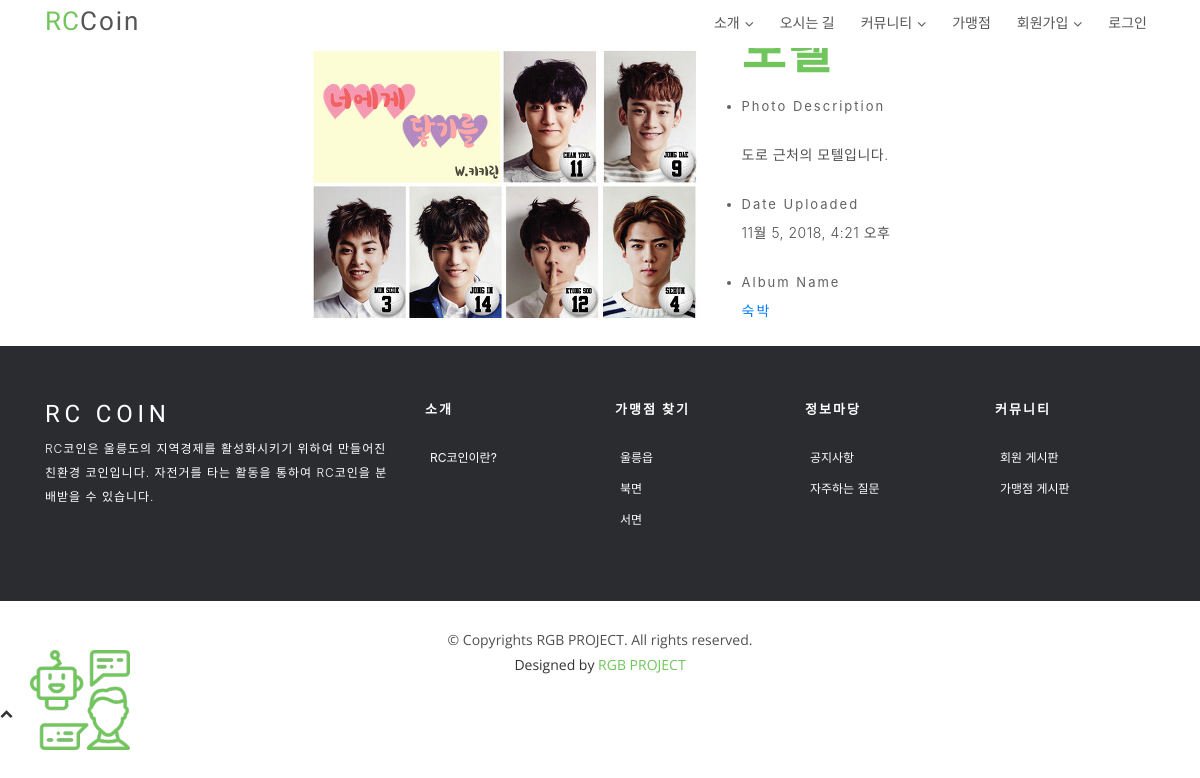
The app's page /photo/photo/11/, older data.
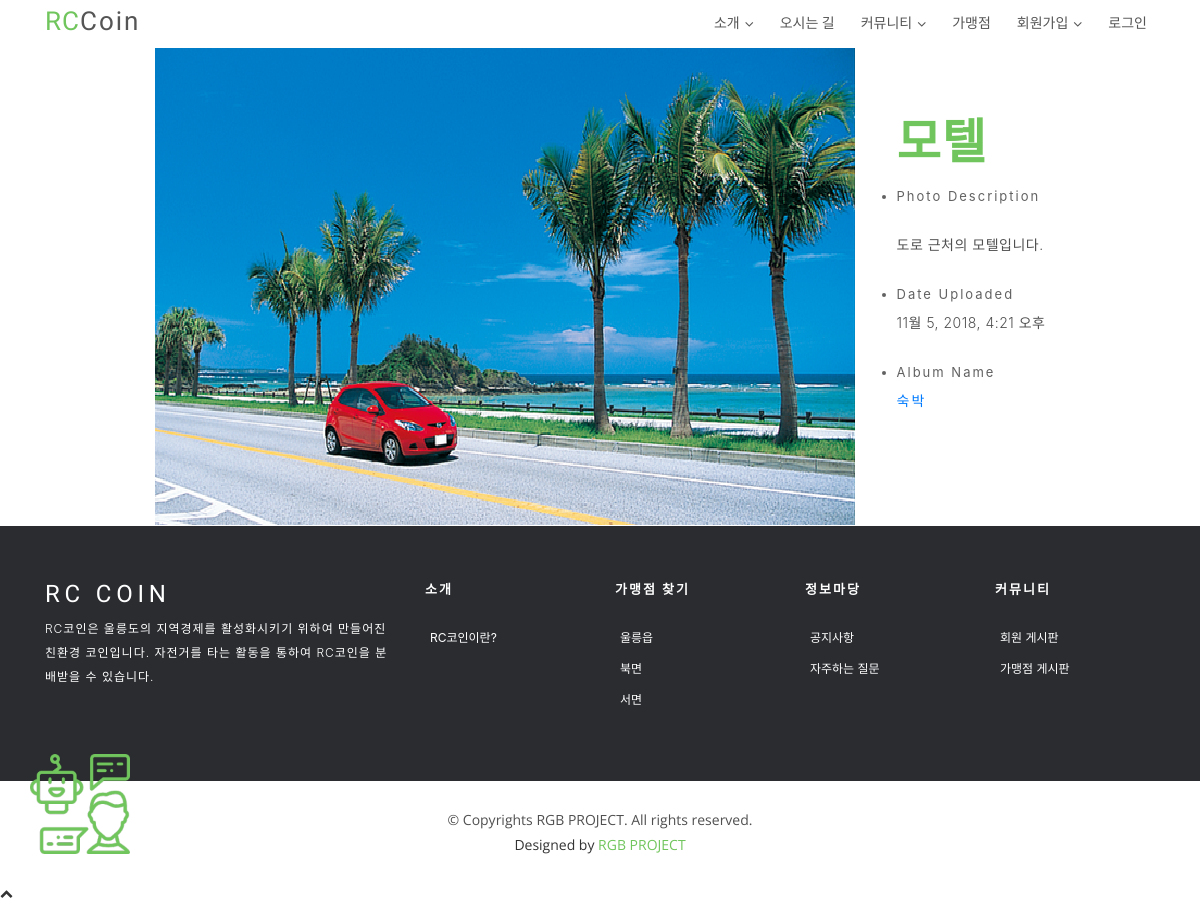
The same page, newer data.
### photo/models.py (models this page shows, shortened)
@python_2_unicode_compatible
class Photo(models.Model):
    album = models.ForeignKey('Album', on_delete=models.CASCADE)
    title = models.CharField(max_length=50)
    image = ThumbnailImageField(upload_to='photo/%Y/%m')
    description = models.TextField('Photo Description', blank=True)
    upload_date = models.DateTimeField('Upload Date', auto_now_add=True)
    class Meta:
        ordering = ['title']

@python_2_unicode_compatible
class Album(models.Model):
    name = models.CharField(max_length=50)
    description = models.CharField('One Line Description', max_length=100, blank=True)
    class Meta:
        ordering = ['name']

### photo/views.py (the view)
# urls.py: url(r'^photo/(?P<pk>\d+)/$', PhotoDV.as_view(), name='photo_detail'),
class PhotoDV(DetailView):
    model = Photo

### photo/templates/photo/photo_detail.html (shortened to what this page needs)
{% extends 'index_base.html' %}
{% load staticfiles %}
{% block content %}
{% block extrastyle %}{% static "photo/photo.css" %}{% endblock %}
<section id='team'>
<div id="content" align="center">
    <table class="photo-detail">
    <tr>
    <td>
        <a href="{{ object.image.url }}">
        <img width="100%" height="100%" src="{{ object.image.url }}"/>
        </a>
    </td>
    <td>
    <ul>
    <h2>{{ object.title }}</h2>
        <li>Photo Description</li>
        {% if object.description %}<p>{{ object.description|linebreaks }}</p>
        {% else %}<p>(blank)</p>{% endif %}
        <li>Date Uploaded</li>
        <p>{{ object.upload_date }}</p>
        <li>Album Name</li>
        <p><a href="{% url 'photo:album_detail' object.album.id %}">{{ object.album.name }}</a></p>
    </ul>
    </td>
    </tr></table>
</div>
</section>
{% endblock content %}

### templates/index_base.html (shortened to what this page needs)
<!DOCTYPE html>
<html lang="ko">
<head>
  {% load staticfiles %}
  <link href='{% static "lib/bootstrap/css/bootstrap.css" %}' rel="stylesheet">
  <link href='{% static "lib/owlcarousel/assets/owl.carousel.min.css" %}' rel="stylesheet">
  <link href='{% static "lib/owlcarousel/assets/owl.theme.default.min.css" %}' rel="stylesheet">
  <link href='{% static "lib/font-awesome/css/font-awesome.min.css" %}' rel="stylesheet">
  <link href='{% static "lib/animate/animate.min.css" %}' rel="stylesheet">
  <link href='{% static "lib/modal-video/css/modal-video.min.css" %}' rel="stylesheet">
  <link href='{% static "css/style.css" %}' rel="stylesheet">
</head>
<body>
{% block header %}
  <header id="header" class="header header-hide">
    <div class="container">
      <div id="logo" class="pull-left">
        <h1><a href="{% url 'index' %}" class="scrollto"><span>RC</span>Coin</a></h1>
      </div>
      <nav id="nav-menu-container">
      <ul class="nav-menu">
        <li class="menu-has-children"><a href="{% url 'intro' %}">소개</a>
        </li>
        <li><a href="{% url 'map' %}">오시는 길</a>
        </li>
        <li class="menu-has-children"><a href="#community">커뮤니티</a>
        </li>
        <li><a href="{% url 'photo:index' %}">가맹점</a>
        </li>
        {% if user.is_active %}
          <li class="menu-has-children"><a href="#mypage">마이페이지</a>
            <ul>
              <li><a href="{% url 'member:myinfo' type=user.username %}">정보수정</a></li>
              <li><a href="{% url 'logout' %}">로그아웃</a></li>
            </ul>
          </li>
        {% else %}
          <li class="menu-has-children"><a href="#mypage">회원가입</a>
          </li>
          <li><a href="{% url 'login' %}">로그인</a></li>
        {% endif %}
      </ul>
      </nav>
    </div>
  </header>
  {% endblock header %}
  {% block content %} {% endblock content %}
  {% block footer %}
  <sector>
    <footer class="footer">
      <div class="container">
        <div class="row">
          <div class="col-md-12 col-lg-4">
            <div class="footer-logo">
              <a class="navbar-brand" href="#">RC COIN</a>
              <p>RC코인은 울릉도의 지역경제를 활성화시키기 위하여 만들어진 친환경 코인입니다. 자전거를 타는 활동을 통하여 RC코인을 분배받을 수 있습니다.</p>
            </div>
          </div>
          <div class="col-sm-6 col-md-3 col-lg-2">
            <div class="list-menu">
              <h4>소개</h4>
              <ul class="list-unstyled">
                <li><a href="#">RC코인이란?</a></li>
              </ul>
            </div>
          </div>
          <div class="col-sm-6 col-md-3 col-lg-2">
            <div class="list-menu">
              <h4>가맹점 찾기</h4>
              <ul class="list-unstyled">
                <li><a href="#">울릉읍</a></li>
                <li><a href="#">북면</a></li>
                <li><a href="#">서면</a></li>
              </ul>
            </div>
          </div>
          <div class="col-sm-6 col-md-3 col-lg-2">
            <div class="list-menu">
              <h4>정보마당</h4>
              <ul class="list-unstyled">
                <li><a href="#">공지사항</a></li>
                <li><a href="#">자주하는 질문</a></li>
              </ul>
            </div>
          </div>
          <div class="col-sm-6 col-md-3 col-lg-2">
            <div class="list-menu">
              <h4>커뮤니티</h4>
              <ul class="list-unstyled">
                <li><a href="#">회원 게시판</a></li>
                <li><a href="#">가맹점 게시판</a></li>
              </ul>
            </div>
          </div>
        </div>
      </div>
      <div class="copyrights">
        <div class="container">
          <p>&copy; Copyrights RGB PROJECT. All rights reserved.</p>
          <div class="credits">
            Designed by <a href="https://bootstrapmade.com/">RGB PROJECT</a>
          </div>
        </div>
      </div>
    </footer>
  </sector>
  {% endblock footer %}
  <a href="#" class="back-to-top"><i class="fa fa-chevron-up"></a>
<div id="chatbot">
         <a href='https://frogue.danbee.ai/?chatbot_id=aa1d2bbd-bc0a-4a6c-8801-817df75dc1e9&user_id=사용자아이디'target="_blank">
           <img src="{% static 'img/chat.png' %}" alt="img" style="max-width: 100%; height: auto;"></a>
</div>
</body>
</html>

### static/css/style.css (style rules this page uses)
body { background-color: #fff; color: #333; }
h1, h2, h3, h4, h5, h6 { margin: 0; }
h2 { color: #000; font-weight: 600; }
h4 { color: #000; font-size: 13px; font-weight: 700; letter-spacing: 2px; text-transform: uppercase; line-height: 2; }
a { letter-spacing: 2px; text-decoration: none; }
ul { letter-spacing: 1px; }
li { color: #626262; font-size: 13px; font-weight: 400; letter-spacing: 2px; line-height: 30px; text-transform: capitalize; }
p { color: #505050; font-size: 14px; font-weight: 300; letter-spacing: 0.5px; line-height: 2; margin-bottom: 20px; }
span { letter-spacing: 1px; }
.fa { font-size: 13px; }
.back-to-top { position: fixed; display: none; background: #71c55d; line-height: 1; color: #fff; padding: 7px 12px 13px 12px; font-size: 16px; border-radius: 2px; right: 15px; bottom: 15px; transition: background 0.5s; }
#header { background: #fff; position: fixed; left: 0; top: 0; right: 0; height: 48px; z-index: 3; transition: all 0.5s ease; }
#header #logo { padding: 6px 0 0 0; }
#header #logo h1 { color: #505050; font-family: "Philosopher", sans-serif; font-size: 26px; font-weight: 500; letter-spacing: 1px; margin: 0; }
#header #logo h1 a { color: #555; line-height: 1; display: inline-block; text-decoration: none; }
#header #logo h1 a span { color: #71c55d; }
.nav-menu, .nav-menu * { margin: 0; padding: 0; list-style: none; }
.nav-menu li { position: relative; white-space: nowrap; }
.nav-menu > li { float: left; }
.sf-arrows .sf-with-ul { padding-right: 22px; }
.sf-arrows .sf-with-ul:after { content: "\f107"; position: absolute; right: 8px; margin-top: 1px; font-family: FontAwesome; font-style: normal; font-weight: normal; }
#nav-menu-container { float: right; margin: 0 0 0 0; }
.nav-menu a { padding: 8px 8px; text-decoration: none; display: inline-block; color: #555; font-family: "Roboto", sans-serif; font-weight: 400; font-size: 14px; outline: none; letter-spacing: 0; transition: 0.3s; }
.nav-menu > li { margin-left: 10px; }
#mobile-nav { position: fixed; top: 0; padding-top: 18px; bottom: 0; z-index: 998; background: rgba(52, 59, 64, 0.9); left: -260px; width: 260px; overflow-y: auto; transition: 0.4s; }
#mobile-nav ul { padding: 0; margin: 0; list-style: none; }
#mobile-nav ul li { position: relative; }
#mobile-nav ul li a { color: #fff; font-size: 14px; overflow: hidden; padding: 6px 22px 6px 15px; position: relative; text-decoration: none; width: 100%; display: block; outline: none; letter-spacing: 0; }
#team h2 { margin: 0 0 10px 0; font-size: 48px; font-weight: 700; line-height: 56px; font-family: "Philosopher", sans-serif; color: #71c55d; }
.footer { background: #2a2c30; padding-top: 50px; }
.footer .footer-logo .navbar-brand { color: #fff; display: inline-block; float: none; font-family: "Philosopher", sans-serif; font-size: 24px; font-weight: 500; height: 100%; letter-spacing: 0.2em; padding-left: 0; padding-top: 0; }
.footer .footer-logo p { color: #fff; font-size: 12px; letter-spacing: 1px; }
.footer .list-menu > h4 { color: #fff; padding-bottom: 20px; }
.footer .list-menu ul li a { color: #fff; font-size: 12px; padding-left: 5px; text-decoration: none; letter-spacing: 0; }
.footer .copyrights { background: #fff; margin-top: 50px; text-align: center; padding: 25px; }
.footer .copyrights p, .footer .copyrights .credits { margin: 0; padding: 0; font-family: "Open Sans", sans-serif; font-weight: normal; font-size: 14px; letter-spacing: 0; }
.footer .copyrights p a, .footer .copyrights .credits a { letter-spacing: 0; color: #71c55d; }
#chatbot { position:fixed; left:30px; bottom:0px; height:150px; max-width: 100px; background:transparent; color: white; }

Row changes from the older to the newer data that the page shows:
changed Photo "모텔": image: a different picture
